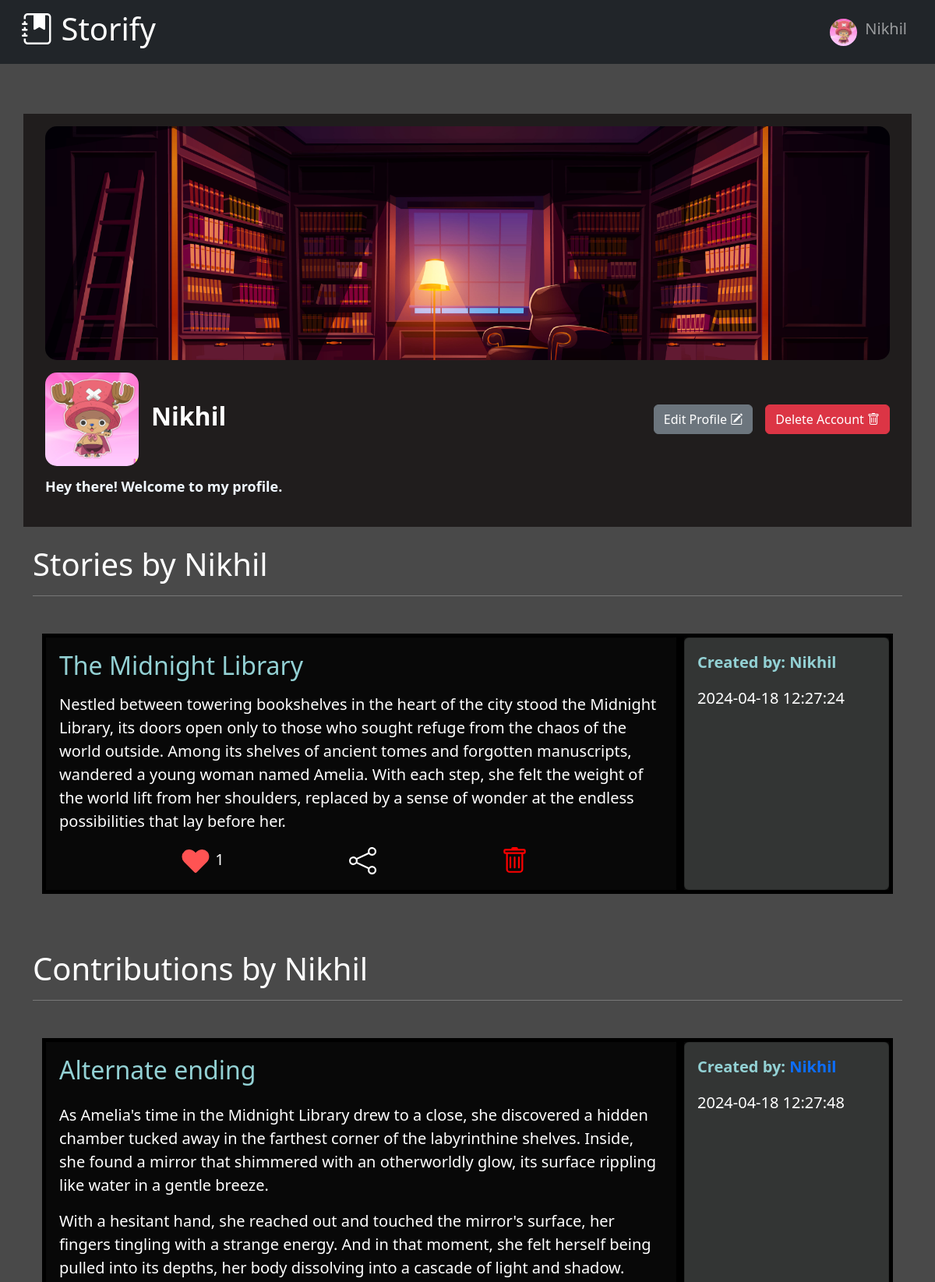
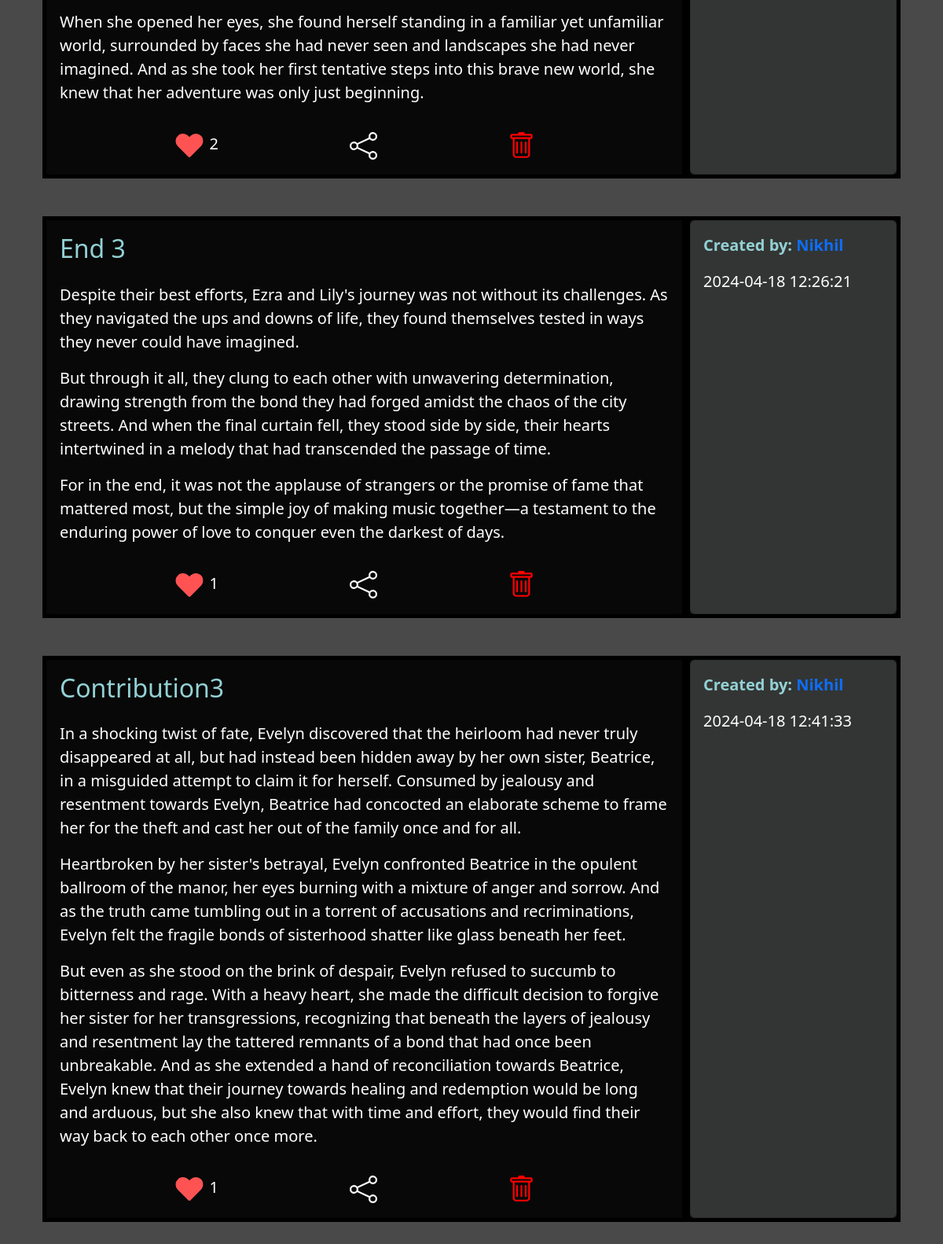
The app's page /profile/2 (signed in) with its own data (2 pictures, top to bottom).
### website/models.py (models this page shows)
class User(db.Model, UserMixin):
    id = db.Column(db.Integer, primary_key=True)
    email = db.Column(db.String(150), unique=True)
    username = db.Column(db.String(50), unique=True)
    bio = db.Column(db.String(250))
    password = db.Column(db.String(150))
    profile_img = db.Column(db.String(150))
    stories = db.relationship("Story", backref="user", passive_deletes=True)
    contributions = db.relationship("Contribution", backref="user", passive_deletes=True)
    likes_story = db.relationship("Like_story", backref="user", passive_deletes=True)
    likes_contribution = db.relationship("Like_contribution", backref="user", passive_deletes=True)

class Story(db.Model):
    id = db.Column(db.Integer, primary_key=True)
    title = db.Column(db.String(50), unique=True)
    part1 = db.Column(db.String(500))
    part2 = db.Column(db.String(500))
    part3 = db.Column(db.String(500))
    created_at = db.Column(db.DateTime(timezone=True), default=func.now())
    user_id = db.Column(db.Integer, db.ForeignKey("user.id", ondelete="CASCADE"), nullable=False)
    contributions = db.relationship("Contribution", backref="story", passive_deletes=True)
    likes = db.relationship("Like_story", backref="story", passive_deletes=True)

class Contribution(db.Model):
    id = db.Column(db.Integer, primary_key=True)
    title = db.Column(db.String(50))
    content = db.Column(db.String(1500))
    created_at = db.Column(db.DateTime(timezone=True), default=func.now())
    user_id = db.Column(db.Integer, db.ForeignKey("user.id", ondelete="CASCADE"), nullable=False)
    story_id = db.Column(db.Integer, db.ForeignKey("story.id", ondelete="CASCADE"), nullable=False)
    likes = db.relationship("Like_contribution", backref="contribution", passive_deletes=True)

### website/views.py (the view)
@views.route("/profile/<int:id>")
@login_required
def profile(id:int):
    user = User.query.filter_by(id=id).first()
    stories = db.session.query(Story).filter_by(user_id=id).outerjoin(Like_story).group_by(Story.id).order_by(func.count(Like_story.id).desc()).all()
    contributions = db.session.query(Contribution).filter_by(user_id=id).outerjoin(Like_contribution).group_by(Contribution.id).order_by(func.count(Like_contribution.id).desc()).all()
    return render_template("profile.html", user=current_user, profile_user=user, stories=stories, contributions=contributions)

### website/__init__.py (called while the page is built)
def create_app():
    app = Flask(__name__)
    app.config["SECRET_KEY"] = "secret"
    app.config["SQLALCHEMY_DATABASE_URI"] = f"sqlite:///{DB_NAME}"
    db.init_app(app)
    from .views import views
    from .auth import auth
    app.register_blueprint(views, url_prefix="/")
    app.register_blueprint(auth, url_prefix="/")
    from .models import User, Story, Contribution, Like_contribution, Like_story
    create_database(app)
    login_manager = LoginManager()
    login_manager.login_view = "auth.login"
    login_manager.init_app(app)
    @login_manager.user_loader
    def load_user(id):
        return User.query.get(int(id))
    return app

### website/templates/profile.html (shortened to what this page needs)
{% extends 'base.html' %} {% block title %} Storify {% endblock %} {% block
content %}
<link
  rel="stylesheet"
  href="{{ url_for('static', filename='css/profile-styles.css') }}"
/>
<div class="container pt-5 pb-4">
  <div class="row" style="background-color: rgb(32, 29, 29)">
    <div class="col-lg-12">
      <div class="mb-3 info">
        <div class="mb-3 p-3">
          <div class="banner"></div>
          <div class="d-center gap-3 py-3 justify-content-between">
            <div class="gap-3 align-items-center d-flex">
              <div
                class="profile"
                style="
              background-image: url(../static/images//profile-imgs/{{ profile_user.profile_img }});"
              ></div>
              <div>
                <h4 class="mb-2 name">{{ profile_user.username }}</h4>
              </div>
            </div>
            {% if user.id == profile_user.id %}
            <div class="gap-3 d-flex">
              <div>
                <a href="/edit-profile/{{ user.id }}">
                  <button type="button" class="btn btn-secondary">
                    Edit Profile <i class="bi bi-pencil-square"></i>
                  </button>
                </a>
              </div>
              <div>
                <button
                  type="button"
                  class="btn btn-danger"
                  data-bs-toggle="modal"
                  data-bs-target="#staticBackdrop"
                >
                  Delete Account <i class="bi bi-trash"></i>
                </button>
              </div>
            </div>
            {% endif %}
          </div>
          <div>
            <h4 style="color: aliceblue">{{ user.bio }}</h4>
          </div>
        </div>
      </div>
    </div>
  </div>
  {% if stories|length > 0 %}
  <br />
  <h1 class="text-white">Stories by {{ profile_user.username }}</h1>
  <hr class="text-white" />
  {% for story in stories %}
  <a href="/view-story/{{ story.id }}">
    <div class="container my-5 card-animation">
      <div class="row-a">
        <div class="col-md-9 card-style">
          <div class="card h-100 left-side">
            <div class="card-body">
              <h2 class="card-title" style="color: #93d1d4">
                {{ story.title }}
              </h2>
              <p class="card-text">{{ story.part1|safe }}</p>
              <div class="like-share">
                <label class="container-like">
                  <div class="checkmark">
                  </div>
                </label>
                <span id="story-likes-count-{{ story.id }}"
                  >{{ story.likes|length }}</span
                >
                <label class="container-like">
                  <div class="">
                  </div>
                </label>
                {% if user.id == story.user.id %}
                <label class="container-like">
                  <div class="">
                  </div>
                </label>
                {% endif %}
              </div>
            </div>
          </div>
        </div>
        <div class="col-md-3 card-style">
          <div class="card h-100 right-side">
            <div class="card-body">
              <p style="color: #93d1d4; font-weight: 700">
                Created by: {{ story.user.username }}
              </p>
              <p>{{ story.created_at }}</p>
            </div>
          </div>
        </div>
      </div>
    </div>
  </a>
  {% endfor %} {% endif %} {% if contributions|length > 0 %}
  <br />
  <h1 class="text-white">Contributions by {{ profile_user.username }}</h1>
  <hr class="text-white" />
  {% for contribution in contributions %}
  <section>
    <div class="container my-5 card-animation">
      <div class="row-a">
        <div class="col-md-9 card-style">
          <div class="card h-100 left-side">
            <div class="card-body">
              <h2
                class="card-title mb-4"
                style="color: #93d1d4"
                onclick="
                window.location.href = (`/view-story/{{ contribution.story.id }}?data={{ contribution.content|safe }}`);"
              >
                {{ contribution.title }}
              </h2>
              <section
                class="card-text"
                onclick="
                window.location.href = (`/view-story/{{ contribution.story.id }}?data={{ contribution.content|safe }}`);"
              >
                {{ contribution.content|safe }}
              </section>
            </div>
            <div class="like-share mb-3">
              <label class="container-like">
                <div class="checkmark">
                </div>
              </label>
              <span id="contribution-likes-count-{{ contribution.id }}"
                >{{ contribution.likes|length }}</span
              >
              <label class="container-like">
                <div class="">
                </div>
              </label>
              {% if user.id == contribution.user.id %}
              <label class="container-like">
                <div class="">
                </div>
              </label>
              {% endif %}
            </div>
          </div>
        </div>
        <div class="col-md-3 card-style">
          <div class="card h-100 right-side">
            <div class="card-body" >
              <p  style="color: #93d1d4; font-weight: 700;">
                Created by:
                <a href="/profile/{{ contribution.user.id }}"
                  >{{ contribution.user.username }}</a
                >
              </p>
              <p>{{ contribution.created_at }}</p>
            </div>
          </div>
        </div>
      </div>
    </div>
  </section>
  {% endfor %} {% endif %}
</div>
{% endblock %}

### website/templates/base.html (shortened to what this page needs)
<!DOCTYPE html>
<html lang="en">
  <head>
    <link
      href="https://cdn.jsdelivr.net/npm/bootstrap@5.3.3/dist/css/bootstrap.min.css"
      rel="stylesheet"
    />
    <link
      rel="stylesheet"
      href="https://cdn.jsdelivr.net/npm/bootstrap-icons@1.11.3/font/bootstrap-icons.min.css"
    />
    <link
      rel="stylesheet"
      href="{{ url_for('static', filename='css/homepage-styles.css') }}"
    />
  </head>
  <body>
    <nav class="navbar navbar-expand-lg navbar-dark bg-dark px-3">
      <div class="container-fluid">
        <a class="navbar-brand" href="/"
          ><h1><i class="bi bi-journal-bookmark-fill"></i> Storify</h1></a
        >
        <div class="collapse navbar-collapse" id="navbarSupportedContent">
          <ul class="navbar-nav ms-auto mb-2 mb-lg-0 profile-menu">
            <li class="nav-item dropdown">
              <a
                class="nav-link dropdown-toggle"
                href="#"
                id="navbarDropdown"
                role="button"
                data-bs-toggle="dropdown"
                aria-expanded="false"
              >
                <div class="d-flex" style="align-items: center">
                  <div
                    class="img-div"
                    style="
                      background-image: url(../static/images//profile-imgs/{{ user.profile_img }});
                    "
                  ></div>
                  <h5 style="margin-left: 10px">{{ user.username }}</h5>
                </div>
              </a>
            </li>
          </ul>
        </div>
      </div>
    </nav>
    {% block content %} {% endblock %}
  </body>
</html>

### website/static/css/homepage-styles.css (style rules this page uses)
body { background-color: #494949; }
.dropdown-toggle::after { content: none !important; }
.left-side { background-color: #080808; color: white; }
.right-side { background-color: #2b2a2a; color: white; }
.row-a { display: flex; flex-wrap: wrap; }
.container-like { display: inline-flexbox; position: relative; cursor: pointer; font-size: 20px; user-select: none; transition: 100ms; }
.checkmark { top: 0; left: 0; height: 2em; width: 2em; transition: 100ms; animation: dislike_effect 400ms ease; }
.container-like input:checked ~ .checkmark { animation: like_effect 400ms ease; }
.card-animation { display: block; position: relative; cursor: pointer; font-size: 20px; user-select: none; transition: 550ms; }
.like-share { justify-content: space-between; }
label { margin-left: 20%; }
a { text-decoration: none !important; }
.img-div { height: 35px; width: 35px; border-radius: 50%; background-position: center; background-size: cover; }

### website/static/css/profile-styles.css (style rules this page uses)
body { background-color: #494949; }
.banner { height: 300px; position: relative; border-radius: 15px; background-size: cover; background-repeat: no-repeat; background-position: center; background-image: url(../images/img1.jpg); }
.profile { width: 120px; height: 120px; position: relative; border-radius: 15px; background-size: cover; background-repeat: no-repeat; background-position: center; }
.d-center { display: flex; justify-content: center; align-items: center; }
.name { font-family: var(--body-font); font-size: 32px; color: #ffffff; font-weight: 600; }
h4 { font-family: var(--body-font); font-size: 18px; color: #ffffff; font-weight: 600; }
.left-side { background-color: #080808 !important; color: white; }
.right-side { background-color: #333534 !important ; color: white; }
.row-a { display: flex; flex-wrap: wrap; }
.card-style { border: 5px solid #000000; background-color: #080808; }

### records on screen
User: profile_img (picture), username "Nikhil", bio "Hey there! Welcome to my profile."
Story: title "The Midnight Library", part1 "Nestled between towering bookshelves in the heart of the city stood the Midnight Library, its doors open only to those who sought refuge from the chaos of the world outside. Among its shelves of ancient tomes and forgotten manuscripts, wandered a young woman named Amelia. With each step, she felt the weight of the world lift from her shoulders, replaced by a sense of wonder at the endless possibilities that lay before her.", likes|length "1", user.username "Nikhil", created_at "2024-04-18 12:27:24"
Contribution: title "Alternate ending", content "As Amelia's time in the Midnight Library drew to a close, she discovered a hidden chamber tucked away in the farthest corner of the labyrinthine shelves. Inside, she found a mirror that shimmered with an otherworldly glow, its surface rippling like water in a gentle breeze. With a hesitant hand, she reached out and touched the mirror's surface, her fingers tingling with a strange energy. And in that moment, she felt herself being pulled into its depths, her body dissolving into a cascade of light and shadow. When she opened her eyes, she found herself standing in a familiar yet unfamiliar world, surrounded by faces she had never seen and landscapes she had never imagined. And as she took…", likes|length "2", user.username "Nikhil", created_at "2024-04-18 12:27:48"
Contribution: title "End 3", content "Despite their best efforts, Ezra and Lily's journey was not without its challenges. As they navigated the ups and downs of life, they found themselves tested in ways they never could have imagined. But through it all, they clung to each other with unwavering determination, drawing strength from the bond they had forged amidst the chaos of the city streets. And when the final curtain fell, they stood side by side, their hearts intertwined in a melody that had transcended the passage of time. For in the end, it was not the applause of strangers or the promise of fame that mattered most, but the simple joy of making music together—a testament to the enduring power of love to conquer even the…", likes|length "1", user.username "Nikhil", created_at "2024-04-18 12:26:21"
Contribution: title "Contribution3", content "In a shocking twist of fate, Evelyn discovered that the heirloom had never truly disappeared at all, but had instead been hidden away by her own sister, Beatrice, in a misguided attempt to claim it for herself. Consumed by jealousy and resentment towards Evelyn, Beatrice had concocted an elaborate scheme to frame her for the theft and cast her out of the family once and for all. Heartbroken by her sister's betrayal, Evelyn confronted Beatrice in the opulent ballroom of the manor, her eyes burning with a mixture of anger and sorrow. And as the truth came tumbling out in a torrent of accusations and recriminations, Evelyn felt the fragile bonds of sisterhood shatter like glass beneath her…", likes|length "1", user.username "Nikhil", created_at "2024-04-18 12:41:33"
